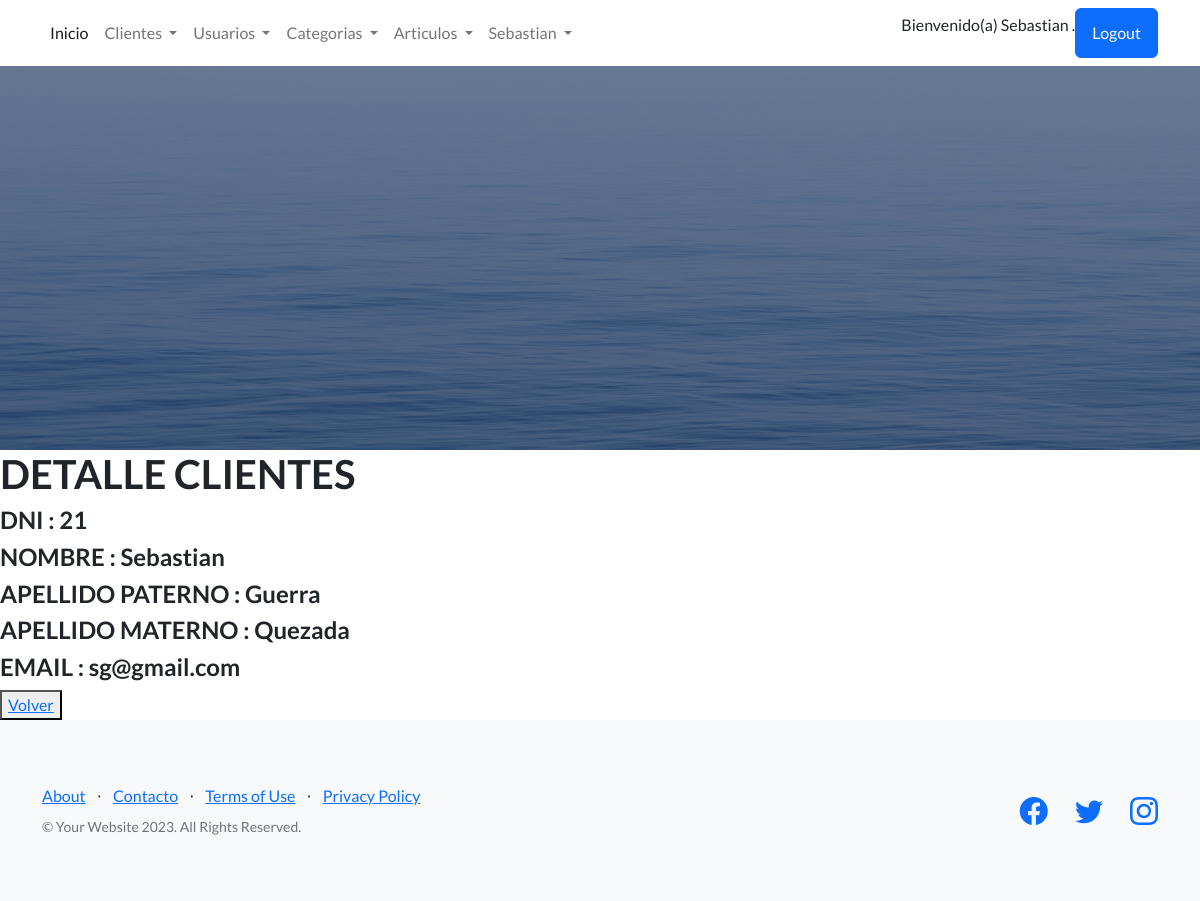
Page /app-coder/DetalleClientes/18/ (signed in) on the committed database.
### AppCoder/models.py (models this page shows, shortened)
class Clientes(models.Model):
    dni = models.CharField(max_length=9,null=False,blank=False)
    nombre = models.CharField(max_length=40,null=False,blank=False)
    apellidoPaterno = models.CharField(max_length=40)
    apellidoMaterno = models.CharField(max_length=40)
    email = models.EmailField()
    user = models.OneToOneField(User, on_delete=models.CASCADE)

### AppCoder/views.py (the view)
# urls.py: path('DetalleClientes/<pk>/', ClienteDetail.as_view(), name="DetalleClientes"),
class ClienteDetail(LoginRequiredMixin, DetailView):
    model = Clientes
    template_name = "cliente_detail.html"
    context_object_name = "cliente"

### AppCoder/templates/cliente_detail.html
{% extends 'inicio.html' %}
{% block contenidoQuecambia %}
    <h1>DETALLE CLIENTES</h1>
    <h4>DNI              : {{cliente.dni}}</h4>
    <h4>NOMBRE           : {{cliente.nombre}}</h4>
    <h4>APELLIDO PATERNO : {{cliente.apellidoPaterno}}</h4>
    <h4>APELLIDO MATERNO : {{cliente.apellidoMaterno}}</h4>
    <h4>EMAIL            : {{cliente.email}}</h4>
    <button>
        <a href="{% url 'ListarClientes' %}" > Volver </a>
    </button>
{% endblock contenidoQuecambia %}

### AppCoder/templates/barra.html (shortened to what this page needs)
        <nav class="navbar navbar-expand-lg bg-body-tertiary static-top">
            <div class="container">
              <div class="collapse navbar-collapse" id="navbarSupportedContent">
                <ul class="navbar-nav me-auto mb-2 mb-lg-0">
                  <li class="nav-item">
                    <a class="nav-link active" aria-current="page" href="{% url 'Inicio' %}">Inicio</a>
                  </li>
                  <li class="nav-item dropdown">
                    <a class="nav-link dropdown-toggle" href="#" role="button" data-bs-toggle="dropdown" aria-expanded="false">
                      Clientes
                    </a>
                  </li>
                  <li class="nav-item dropdown">
                    <a class="nav-link dropdown-toggle" href="#" role="button" data-bs-toggle="dropdown" aria-expanded="false">
                      Usuarios
                    </a>
                  </li>
                  <li class="nav-item dropdown">
                    <a class="nav-link dropdown-toggle" href="#" role="button" data-bs-toggle="dropdown" aria-expanded="false">
                      Categorias
                    </a>
                  </li>
                  <li class="nav-item dropdown">
                    <a class="nav-link dropdown-toggle" href="#" role="button" data-bs-toggle="dropdown" aria-expanded="false">
                      Articulos
                    </a>
                  </li>
                  {% if user.is_authenticated %}
                  <li class="nav-item dropdown">
                    <a class="nav-link dropdown-toggle" href="#" role="button" data-bs-toggle="dropdown" aria-expanded="false">
                      {{user.first_name}}
                    </a>
                  </li>
                  {% endif %}
                </ul>
                {% if user.is_authenticated %}
                  <p>Bienvenido(a)
                     {{user.first_name}}  .</p>
                  <a class="btn btn-primary" href="{% url 'Logout' %}">Logout</a>
                {% else %}
                  <a class="btn btn-primary" href="{% url 'Login' %}">Login</a>
                {% endif %}
              </div>
            </div>
          </nav>

### rows in the picture
Clientes: dni "21", nombre "Sebastian", apellidoPaterno "Guerra", apellidoMaterno "Quezada", email "sg@gmail.com"

### other values in the picture
{{ user.first_name }} "Sebastian"
